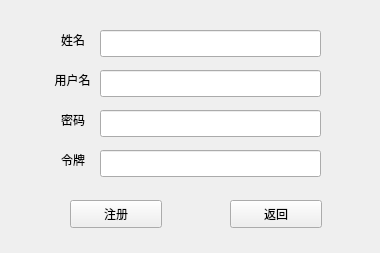
<?xml version="1.0" encoding="UTF-8"?>
<ui version="4.0">
 <class>signin</class>
 <widget class="QWidget" name="signin">
  <property name="geometry">
   <rect>
    <x>0</x>
    <y>0</y>
    <width>380</width>
    <height>253</height>
   </rect>
  </property>
  <property name="windowTitle">
   <string>注册</string>
  </property>
  <property name="windowIcon">
   <iconset resource="src.qrc">
    <normaloff>:/socks_icon_1.png</normaloff>:/socks_icon_1.png</iconset>
  </property>
  <widget class="QPushButton" name="btn_signin">
   <property name="geometry">
    <rect>
     <x>70</x>
     <y>200</y>
     <width>92</width>
     <height>28</height>
    </rect>
   </property>
   <property name="text">
    <string>注册</string>
   </property>
  </widget>
  <widget class="QPushButton" name="btn_exit">
   <property name="geometry">
    <rect>
     <x>230</x>
     <y>200</y>
     <width>92</width>
     <height>28</height>
    </rect>
   </property>
   <property name="text">
    <string>返回</string>
   </property>
  </widget>
  <widget class="QWidget" name="widget_5" native="true">
   <property name="geometry">
    <rect>
     <x>30</x>
     <y>20</y>
     <width>301</width>
     <height>161</height>
    </rect>
   </property>
   <widget class="QLineEdit" name="line_pass">
    <property name="enabled">
     <bool>true</bool>
    </property>
    <property name="geometry">
     <rect>
      <x>70</x>
      <y>90</y>
      <width>221</width>
      <height>27</height>
     </rect>
    </property>
   </widget>
   <widget class="QLabel" name="label_id">
    <property name="geometry">
     <rect>
      <x>20</x>
      <y>50</y>
      <width>45</width>
      <height>19</height>
     </rect>
    </property>
    <property name="text">
     <string>用户名</string>
    </property>
    <property name="alignment">
     <set>Qt::AlignCenter</set>
    </property>
   </widget>
   <widget class="QLineEdit" name="line_id">
    <property name="geometry">
     <rect>
      <x>70</x>
      <y>50</y>
      <width>221</width>
      <height>27</height>
     </rect>
    </property>
   </widget>
   <widget class="QLabel" name="label_name">
    <property name="geometry">
     <rect>
      <x>20</x>
      <y>10</y>
      <width>46</width>
      <height>19</height>
     </rect>
    </property>
    <property name="text">
     <string>姓名</string>
    </property>
    <property name="alignment">
     <set>Qt::AlignCenter</set>
    </property>
   </widget>
   <widget class="QLineEdit" name="line_name">
    <property name="enabled">
     <bool>true</bool>
    </property>
    <property name="geometry">
     <rect>
      <x>70</x>
      <y>10</y>
      <width>221</width>
      <height>27</height>
     </rect>
    </property>
   </widget>
   <widget class="QLabel" name="label_password">
    <property name="geometry">
     <rect>
      <x>20</x>
      <y>90</y>
      <width>46</width>
      <height>19</height>
     </rect>
    </property>
    <property name="text">
     <string>  密码  </string>
    </property>
    <property name="alignment">
     <set>Qt::AlignCenter</set>
    </property>
   </widget>
   <widget class="QLabel" name="label_aut">
    <property name="geometry">
     <rect>
      <x>20</x>
      <y>130</y>
      <width>46</width>
      <height>19</height>
     </rect>
    </property>
    <property name="text">
     <string>令牌</string>
    </property>
    <property name="alignment">
     <set>Qt::AlignCenter</set>
    </property>
   </widget>
   <widget class="QLineEdit" name="line_token">
    <property name="enabled">
     <bool>true</bool>
    </property>
    <property name="geometry">
     <rect>
      <x>70</x>
      <y>130</y>
      <width>221</width>
      <height>27</height>
     </rect>
    </property>
   </widget>
  </widget>
 </widget>
 <tabstops>
  <tabstop>line_name</tabstop>
  <tabstop>line_id</tabstop>
  <tabstop>line_pass</tabstop>
  <tabstop>line_token</tabstop>
  <tabstop>btn_signin</tabstop>
  <tabstop>btn_exit</tabstop>
 </tabstops>
 <resources>
  <include location="src.qrc"/>
 </resources>
 <connections/>
</ui>
